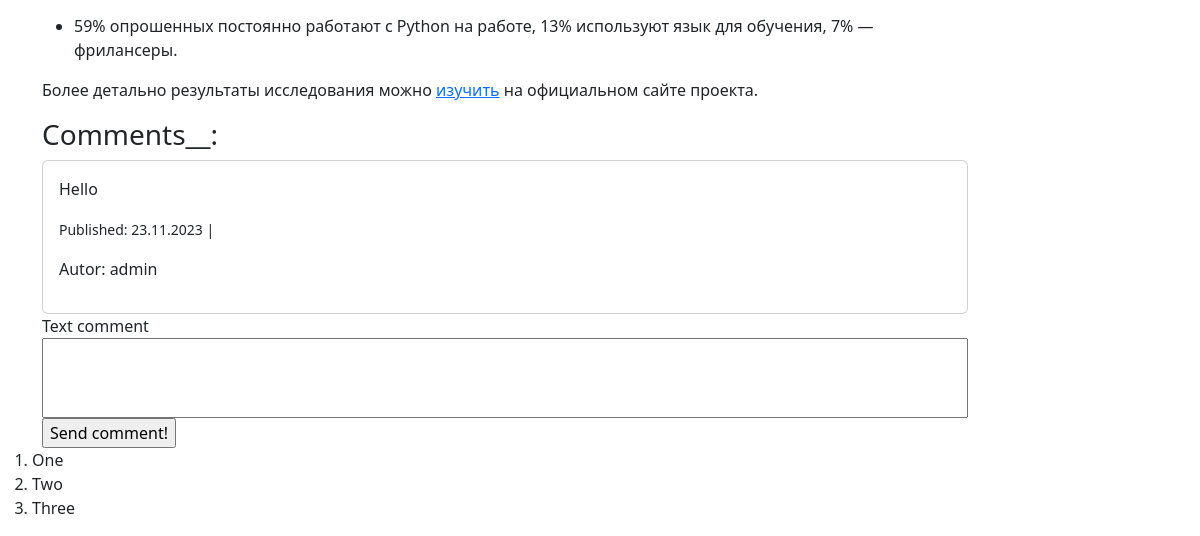
The page /news/43 (signed in, lower part) on the database as committed earlier.
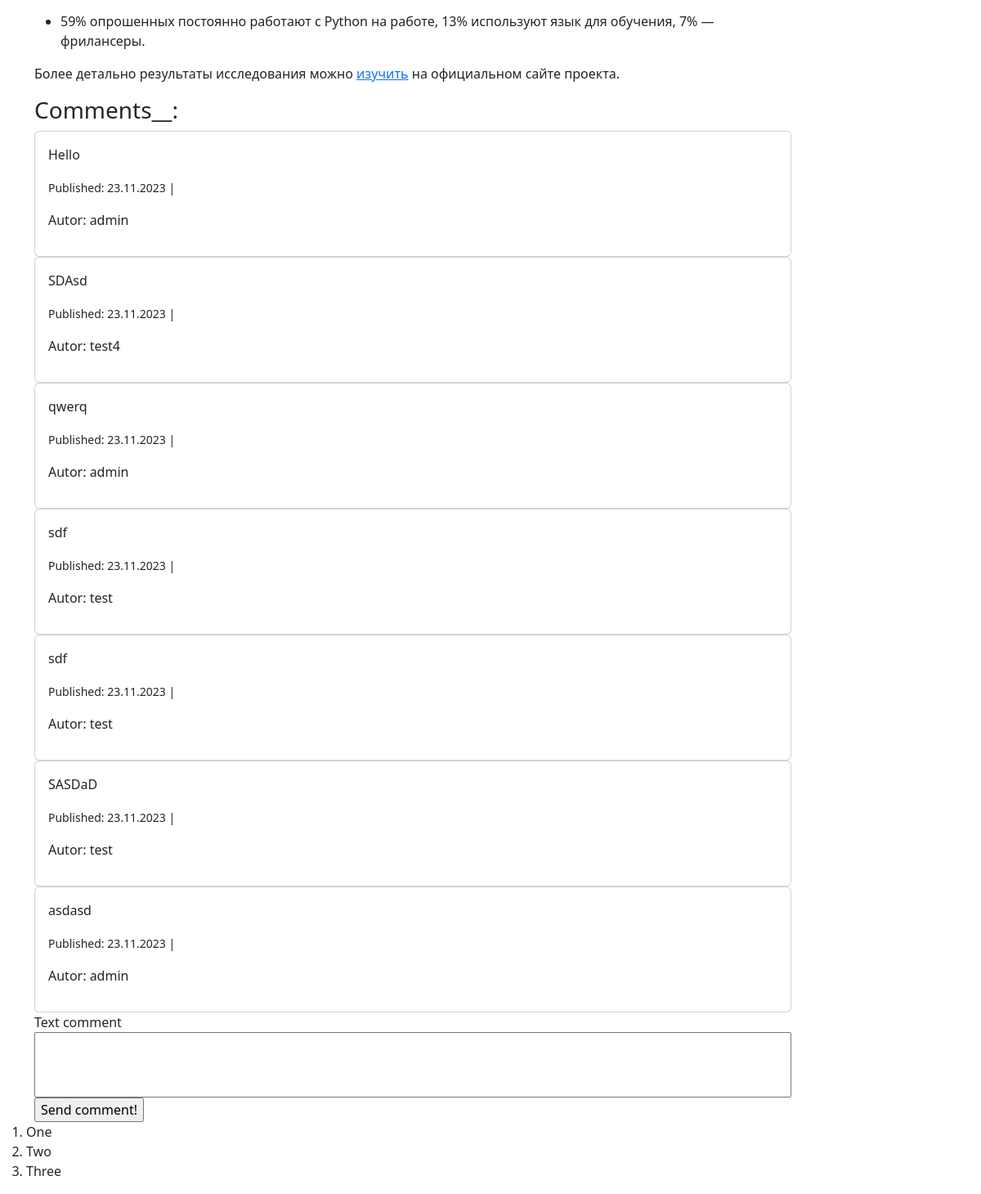
The same page on the database as committed later.
### webapp/news/models.py (models this page shows, shortened)
class Comment(db.Model):
    id = db.Column(db.Integer, primary_key=True)           # id comment
    text = db.Column(db.Text, nullable=False)               # text comment
    created = db.Column(db.DateTime, nullable=False, default=datetime.now()) # data comment
    news_id = db.Column(
        db.Integer,                                   # id - integer
        db.ForeignKey('news.id', ondelete='CASCADE'), # id is ForeignKey, ondelete='CASCADE' - if you del news, to del comments; index=True - index need create
        index=True
        )
    user_id = db.Column(
        db.Integer,
        db.ForeignKey('user.id', ondelete='CASCADE'),
        index=True
        )
    news = relationship('News', backref='comments')
    user = relationship('User', backref='comments')

### webapp/user/models.py (models this page shows, shortened)
class User(db.Model, UserMixin):
    id = db.Column(db.Integer, primary_key=True)
    username = db.Column(db.String(64), index=True, unique=True)
    password = db.Column(db.String(128))
    role = db.Column(db.String(10), index=True)
    email = db.Column(db.String(50))
    @property
    def is_admin(self):
        return self.role == 'admin'

### webapp/news/views.py (the view)
@blueprint.route('/news/<int:news_id>')
def single_news(news_id):
    my_news = News.query.filter(News.id == news_id).first()
    if not my_news:
        abort(404)
    comment_form = CommentForm(news_id=my_news.id)
    return render_template('news/single_news.html', page_title=my_news.title, news=my_news, comment_form=comment_form)

### webapp/news/forms_commit.py (shortened to what this page needs)
class CommentForm(FlaskForm):
	news_id = HiddenField('ID news', validators=[DataRequired()])
	comment_text = StringField('Text comment', validators=[DataRequired()], render_kw={"class": "large-textarea"})
	submit = SubmitField('Send comment!', render_kw={"class": "btn_primary"})

### webapp/__init__.py (called while the page is built)
def create_app():
    app = Flask(__name__)                   # create Flask's object
    app.config.from_pyfile('config.py')     # load config.py -> .config + .from_pyfile
    db.init_app(app)                        # initialisation db object (App)
    migrate = Migrate(app, db)              # create object migrate for DB
    login_manager = LoginManager()          # create logMan's object
    login_manager.init_app(app)             # initialisation object
    login_manager.login_view = 'user.login' # name function for this object
    app.register_blueprint(admin_blueprint)
    app.register_blueprint(news_blueprint)
    app.register_blueprint(user_blueprint)   # inithialization user_blueprint
    @login_manager.user_loader
    def load_user(user_id):
        return User.query.get(user_id)
    return app

### webapp/templates/news/single_news.html (shortened to what this page needs)
{% extends "base.html" %}
{% block content %}
    <div class='row'>
        <div class='col-10 news-content'>
            {{ news.text|safe }}
            {% if news.comments %}
                <h3>Comments__:</h3>
                {% for comment in news.comments %}
                <div class="card">
                    <div class="card-body">
                        <p class="card-text">{{ comment.text}}</p>
                        <p class="card-text">
                            <small>Published: {{ comment.created.strftime('%d.%m.%Y') }} |</small>
                            <p class="card-text">
                            Autor: {{ comment.user.username }}</small>
                            </p>
                        </p>
                    </div>
                </div>
                {% endfor %}
            {% endif %}
            {% if current_user.is_authenticated %}
                <form action="{{ url_for('news.add_comment') }}" method="POST">
                    <div class="form-group">
                        {{ comment_form.comment_text.label }}
                        {{ comment_form.comment_text() }}
                    </div>
                    {{ comment_form.submit() }}
            {% else %}
                <p>
                    <a href="{{ url_for('user.login', next=request.full_path)}}">Log in</a>  to add comment
                </p>
           {% endif %}
        </div>
        <div class='col-2'>
        </div>
    </div>
{% endblock %}

Rows that differ between the two databases and show on the page:
added Comment: text "SDAsd", created "23.11.2023", user.username "test4"
added Comment: text "qwerq", created "23.11.2023", user.username "admin"
added Comment: text "sdf", created "23.11.2023", user.username "test"
added Comment: text "sdf", created "23.11.2023", user.username "test"
added Comment: text "SASDaD", created "23.11.2023", user.username "test"
added Comment: text "asdasd", created "23.11.2023", user.username "admin"
